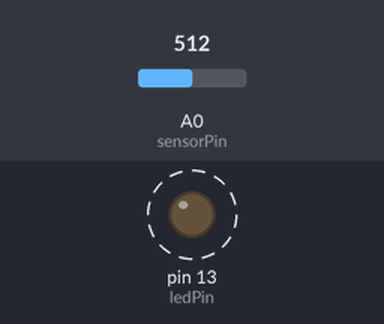
A sketch run on a simulated Arduino Uno, built with avr-gcc and run on an emulated ATmega328P. Shown: output pins drawn as LEDs (lit = HIGH). Dashed ring = blinking. The test bench sets the inputs (shaded band); at power-on: A0 (sensorPin) = 512.

Above: at 1.8 s.
1.9 s: A0 (sensorPin) set to 0
At 2.9 s:
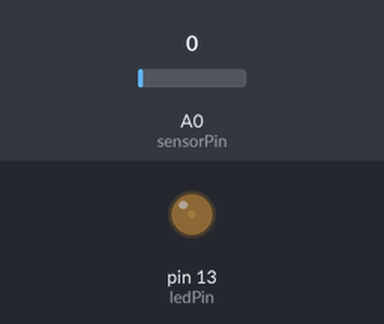
3.6 s: A0 (sensorPin) set to 122
At 3.9 s:
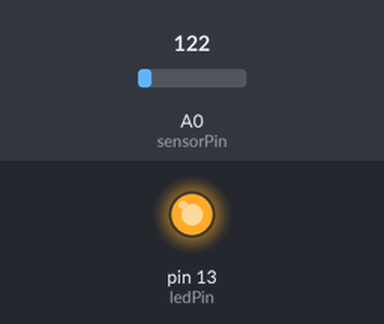
Timing chart, 0 to 13.1 s (numbered marks = the images above; inputs shaded):
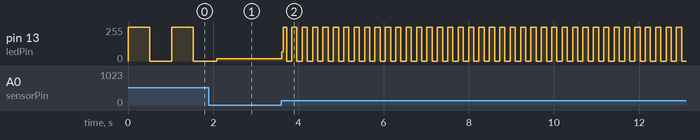

Measured:
- after the input at 3.6 s, pin 13 (ledPin): 16/255 → 69/255 at once, then moves between 0/255 and 255/255, repeating every 0.24 s
- by itself, pin 13 (ledPin): alternates 255/255 for 0.51 s and 0/255 for 0.51 s

The sketch:

Circuit_02.ino
```cpp
/*

Example sketch 02

POTENTIOMETER

  Measure the position of a potentiometer and use it to
  control the blink rate of an LED. Turn the knob to make
  it blink faster or slower!

What's a potentiometer?

  A potentiometer, or "pot" for short, is a control knob.
  It's the same type of control you'd use to change volume,
  dim a lamp, etc. A potentiometer changes resistance as it
  is turned. By using it as a "voltage divider", the Arduino
  can sense the position of the knob, and use that value to
  control whatever you wish (like the blink rate of an LED,
  as we're doing here).

Hardware connections:

  Potentiometer:

    Potentiometers have three pins. When we're using it as a
    voltage divider, we connect the outside pins to power and
    ground. The middle pin will be the signal (a voltage which
    varies from 0 Volts to 5 Volts depending on the position of
    the knob).

    Connect the middle pin to ANALOG IN pin 0 on the Arduino.
    Connect one of the outside pins to 5V.
    Connect the other outside pin to GND.

    (TIP: if once your program is running, the knob feels
    "backwards", you can swap the 5V and GND pins to reverse
    the direction.)

  LED:

    Most Arduinos already have an LED and resistor connected to
    pin 13, so you may not need any additional circuitry.

    But if you'd like to connect a second LED to pin 13, or use
    a different pin, follow these steps:

      Connect the positive side of your LED (longer leg) to
      Arduino digital pin 13 (or another digital pin, but don't
      forget to change the code to match).

      Connect the negative side of your LED (shorter leg) to a
      330 Ohm resistor (orange-orange-brown).

      Connect the other side of the resistor to ground.

This sketch was written by SparkFun Electronics,
with lots of help from the Arduino community.
This code is completely free for any use.
Visit http://www.arduino.cc to learn about the Arduino.

Version 2.0 6/2012 MDG
*/


// Welcome back! In this sketch we'll start using "variables".

// A variable is a named number. We'll often use these to store
// numbers that change, such as measurements from the outside
// world, or to make a sketch easier to understand (sometimes a
// descriptive name makes more sense than looking at a number).

// Variables can be different "data types", which is the kind of
// number we're using (can it be negative? Have a decimal point?)
// We'll introduce more data types later, but for the moment we'll
// stick with good old "integers" (called "int" in your sketch).

// Integers are whole numbers (0, 3, 5643), can be negative, and
// for reasons we won't go into right now, can range from -32768
// to 32767. (Don't worry, if you need to work with larger numbers,
// there are other data types for that. See:
// http://arduino.cc/en/Reference/VariableDeclaration
// for a list of all the data types you can use).

// You must "declare" variables before you use them, so that the
// computer knows about them. Here we'll declare two integer
// variables, and at the same time, initialize them to specific
// values. We're doing this so that further down, we can refer to
// the pins by name rather than number.

// Note that variable names are case-sensitive! If you get an
// "(variable) was not declared in this scope" error, double-check
// that you typed the name correctly.

// Here we're creating a variable called "sensorPin" of type "int"
// and initializing it to have the value "0":

int sensorPin = 0;    // The potentiometer is connected to
                      // analog pin 0

int ledPin = 13;      // The Servo is connected to digital pin 13

// One more thing. If you declare variables outside of a function,
// as we have here, they are called "global variables" and can be
// seen by all the functions. If you declare variables within a
// function, they can only be seen within that function. It's good
// practice to "limit the scope" of a variable whenever possible,
// but as we're getting started, global variables are just fine.


void setup() // this function runs once when the sketch starts up
{
  // We'll be using pin 13 to light a LED, so we must configure it
  // as an output.

  // Because we already created a variable called ledPin, and
  // set it equal to 13, we can use "ledPin" in place of "13".
  // This makes the sketch easier to follow.

  pinMode(ledPin, OUTPUT);

  // The above line is the same as "pinMode(13, OUTPUT);"

  // You might be wondering why we're not also configuring
  // sensorPin as an input. The reason is that this is an
  // "analog in" pin. These pins have the special ability to
  // read varying voltages from sensors like the potentiometer.
  // Since they're always used as inputs, there is no need to
  // specifically configure them.

  Serial.begin(9600);
}


void loop() // this function runs repeatedly after setup() finishes
{
  // First we'll declare another integer variable
  // to store the value of the potentiometer:

  int sensorValue;

  // The potentiometer is set up as a voltage divider, so that
  // when you turn it, the voltage on the center pin will vary
  // from 0V to 5V. We've connected the center pin on the
  // potentiometer to the Arduino's analog input 0.

  // The Arduino can read external voltages on the analog input
  // pins using a built-in function called analogRead(). This
  // function takes one input value, the analog pin we're using
  // (sensorPin, which we earlier set to 0). It returns an integer
  // number that ranges from 0 (0 Volts) to 1023 (5 Volts).
  // We're sticking this value into the sensorValue variable:

  sensorValue = analogRead(sensorPin);

  // Now we'll blink the LED like in the first example, but we'll
  // use the sensorValue variable to change the blink speed
  // (the smaller the number, the faster it will blink).

  // Note that we're using the ledPin variable here as well:

  digitalWrite(ledPin, HIGH);     // Turn the LED on

  delay(sensorValue);             // Pause for sensorValue
                                  // milliseconds

  digitalWrite(ledPin, LOW);      // Turn the LED off

  delay(sensorValue);             // Pause for sensorValue
                                  // milliseconds

  // Remember that loop() repeats forever, so we'll do all this
  // again and again.
}
```
